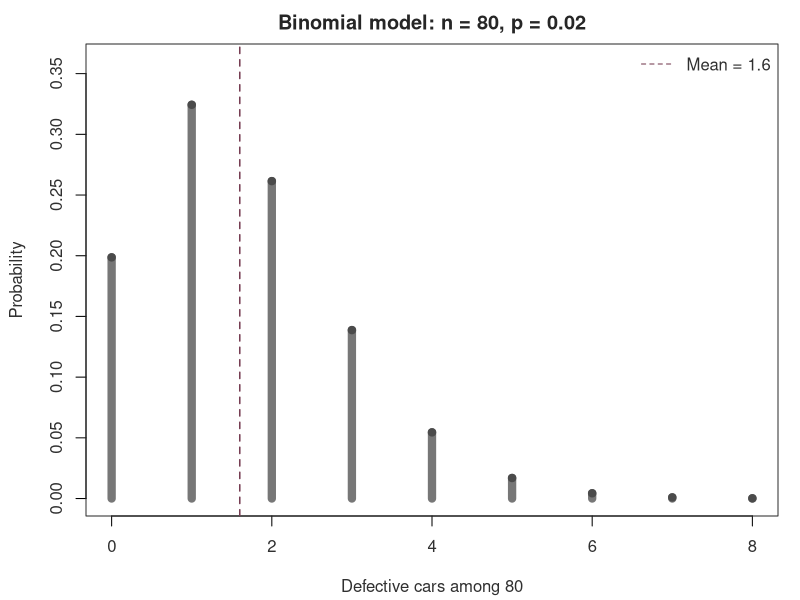
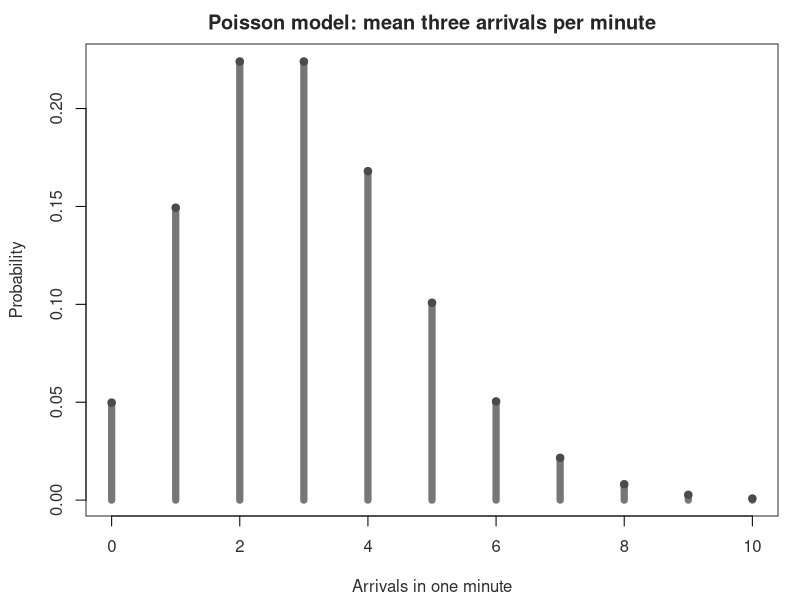
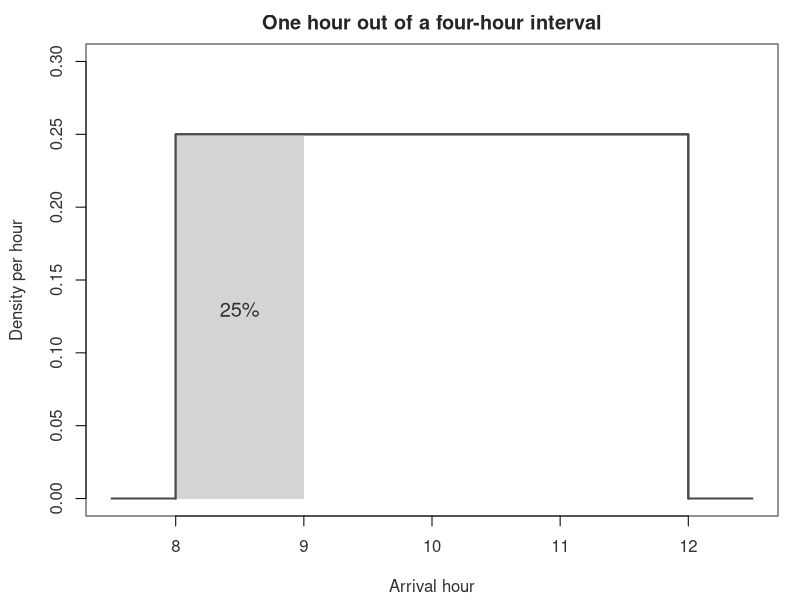
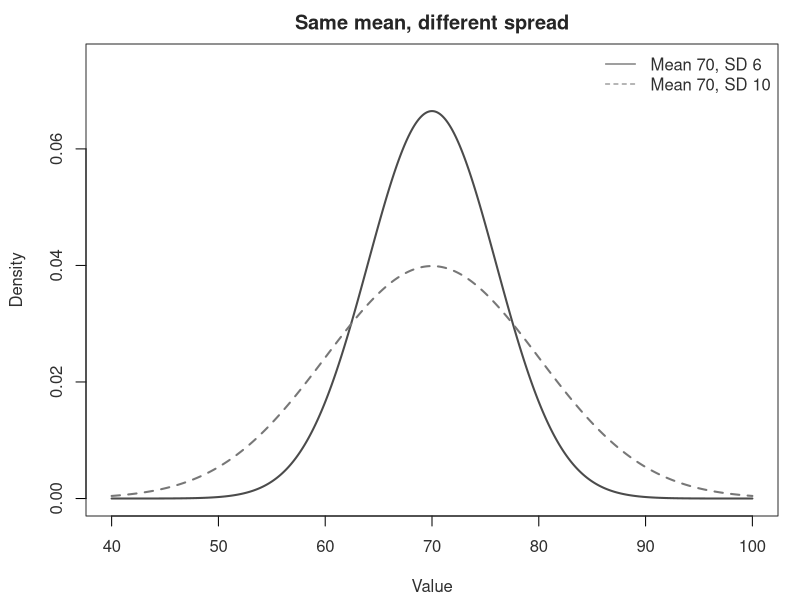
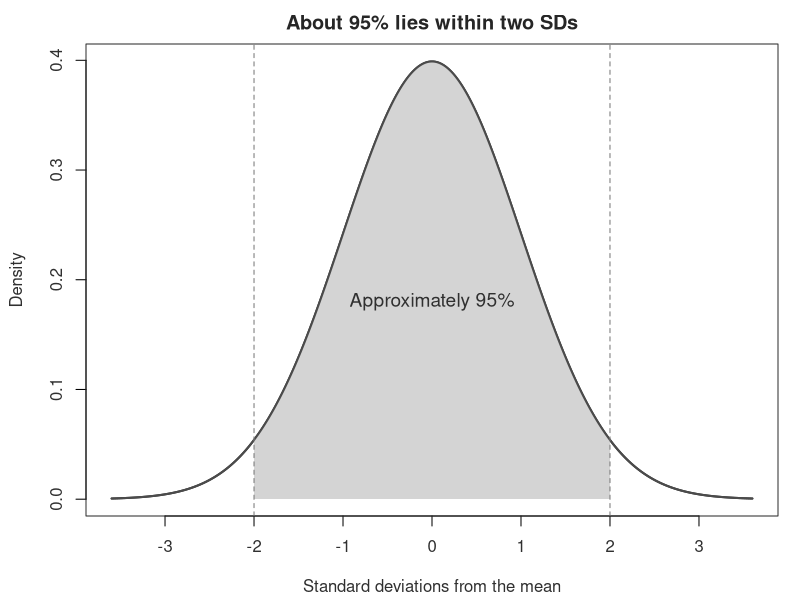
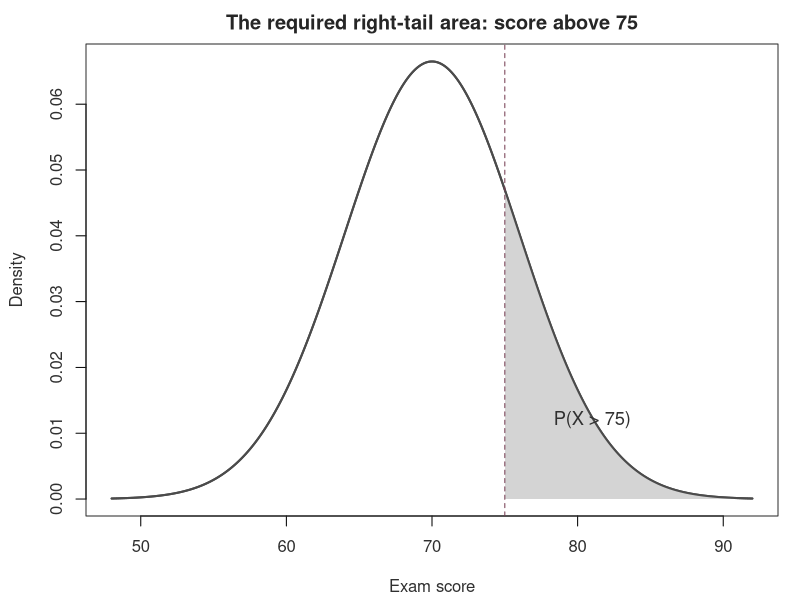

Source code (R) for these figures, in order:
## ---- chunk 1
#| label: pd-setup
#| include: false
options(digits=6, width=72)
knitr::opts_chunk$set(dev="png", dpi=160)
par(family="sans", col="#303030", col.axis="#303030",
    col.lab="#303030", col.main="#262626", bg="white",
    mar=c(4.2,4.3,2.2,1.1))
## ---- chunk 2
#| label: pd-die
outcomes <- 1:6
c(roll_3 = mean(outcomes == 3),
  even = mean(outcomes %% 2 == 0),
  from_2_to_5 = mean(outcomes >= 2 & outcomes <= 5))
## ---- chunk 3
#| label: pd-binomial-probabilities
c(exactly_2 = dbinom(x=2, size=80, prob=0.02),
  fewer_than_2 = pbinom(q=1, size=80, prob=0.02),
  more_than_2 = pbinom(q=2, size=80, prob=0.02,
                       lower.tail=FALSE),
  no_defects = dbinom(x=0, size=80, prob=0.02))
## ---- chunk 4
#| label: pd-binomial-shape
#| echo: false
x <- 0:8
masses <- dbinom(x,80,.02)
plot(x,masses,type="h",lwd=8,col="#777777",
     xlab="Defective cars among 80",ylab="Probability",
     main="Binomial model: n = 80, p = 0.02",ylim=c(0,.36))
points(x,masses,pch=19,col="#4B4B4B")
abline(v=1.6,lty=2,col="#763D52",lwd=1.5)
legend("topright","Mean = 1.6",lty=2,col="#763D52",bty="n")
## ---- chunk 5
#| label: pd-poisson-probabilities
c(exactly_2 = dpois(x=2, lambda=3),
  more_than_2 = ppois(q=2, lambda=3, lower.tail=FALSE))
## ---- chunk 6
#| label: pd-poisson-shape
#| echo: false
x <- 0:10
plot(x,dpois(x,3),type="h",lwd=7,col="#777777",
     xlab="Arrivals in one minute",ylab="Probability",
     main="Poisson model: mean three arrivals per minute")
points(x,dpois(x,3),pch=19,col="#4B4B4B")
## ---- chunk 7
#| label: pd-uniform-area
#| echo: false
plot(c(7.5,8,8,12,12,12.5),c(0,0,.25,.25,0,0),
     type="l",lwd=2,col="#4B4B4B",ylim=c(0,.3),
     xlab="Arrival hour",ylab="Density per hour",
     main="One hour out of a four-hour interval")
polygon(c(8,8,9,9),c(0,.25,.25,0),col="#D4D4D4",border=NA)
lines(c(8,8,12,12),c(0,.25,.25,0),lwd=2,col="#4B4B4B")
text(8.5,.13,"25%",cex=1.2)
## ---- chunk 8
#| label: pd-uniform-check
c(arrival_before_9 = punif(q=9, min=8, max=12),
  diameter_above_10_1 = punif(q=10.1, min=9.8, max=10.2,
                             lower.tail=FALSE))
## ---- chunk 9
#| label: pd-normal-shapes
#| echo: false
x <- seq(40,100,length.out=450)
plot(x,dnorm(x,70,6),type="l",lwd=2,col="#4B4B4B",
     xlab="Value",ylab="Density",ylim=c(0,.075),
     main="Same mean, different spread")
lines(x,dnorm(x,70,10),lwd=2,lty=2,col="#777777")
legend("topright",c("Mean 70, SD 6","Mean 70, SD 10"),
       lty=c(1,2),col=c("#4B4B4B","#777777"),bty="n")
## ---- chunk 10
#| label: pd-r-distribution-family
set.seed(312)
simulated_scores <- data.frame(score=rnorm(n=12, mean=70, sd=6))
head(simulated_scores)
## ---- chunk 11
#| label: pd-empirical-rule-plot
#| echo: false
z <- seq(-3.6,3.6,length.out=500)
plot(z,dnorm(z),type="l",lwd=2,xlab="Standard deviations from the mean",
     ylab="Density",main="About 95% lies within two SDs")
x <- seq(-2,2,length.out=250)
polygon(c(-2,x,2),c(0,dnorm(x),0),col="#D4D4D4",border=NA)
lines(z,dnorm(z),lwd=2,col="#4B4B4B")
abline(v=c(-2,2),lty=2,col="#777777")
text(0,.18,"Approximately 95%",cex=1.15)
## ---- chunk 12
#| label: pd-standard-scores
c(Python = (90-70)/10, Database = (90-80)/10)
## ---- chunk 13
#| label: pd-normal-tail-plot
#| echo: false
x <- seq(48,92,length.out=500)
plot(x,dnorm(x,70,6),type="l",lwd=2,col="#4B4B4B",
     xlab="Exam score",ylab="Density",main="The required right-tail area: score above 75")
tail_x <- seq(75,92,length.out=200)
polygon(c(75,tail_x,92),c(0,dnorm(tail_x,70,6),0),
        col="#D4D4D4",border=NA)
lines(x,dnorm(x,70,6),lwd=2,col="#4B4B4B")
abline(v=75,lty=2,col="#763D52")
text(81,.012,"P(X > 75)",cex=1.1)
## ---- chunk 14
#| label: pd-z-table
#| echo: false
row_z <- c(.7,.8,.9)
column_z <- c(.00,.01,.02,.03,.04)
tab <- outer(row_z,column_z,function(r,c) pnorm(r+c))
rownames(tab) <- sprintf("%.1f",row_z)
colnames(tab) <- sprintf("%.2f",column_z)
knitr::kable(round(tab,4),caption="Left-cumulative standard normal probabilities")
## ---- chunk 15
#| label: pd-normal-probability
p <- pnorm(q=75, mean=70, sd=6, lower.tail=FALSE)
c(probability=p,percentage=100*p)
